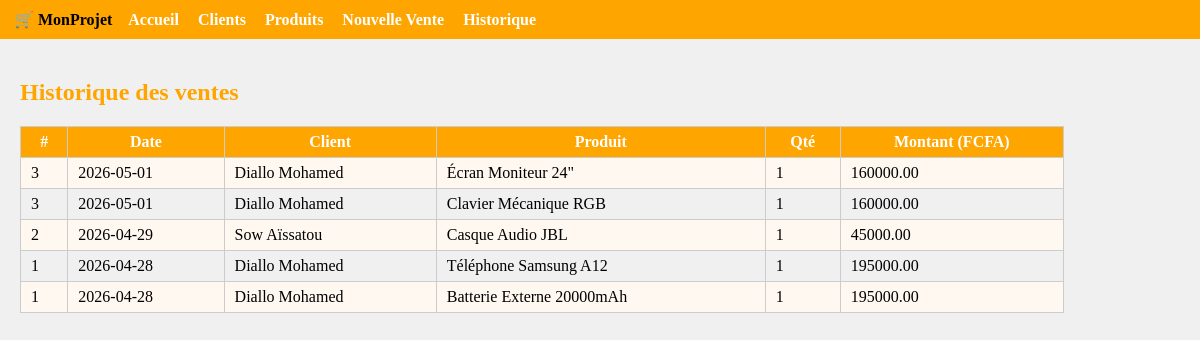
The page /index.php?page=historique on the database its author committed.
### tables this page shows
CREATE TABLE `commandes` (
  `id` int(11) NOT NULL AUTO_INCREMENT,
  `id_client` int(11) NOT NULL,
  `date_cmd` date NOT NULL,
  `montant` decimal(12, 2) NOT NULL,
  `statut` varchar(30) DEFAULT 'En attente',
  `date_creation` timestamp DEFAULT CURRENT_TIMESTAMP,
  PRIMARY KEY (`id`),
  KEY `fk_client` (`id_client`),
  CONSTRAINT `fk_commandes_client` FOREIGN KEY (`id_client`) REFERENCES `clients` (`id`) ON DELETE CASCADE
);

CREATE TABLE `clients` (
  `id` int(11) NOT NULL AUTO_INCREMENT,
  `nom_client` varchar(100) NOT NULL,
  `prenom_client` varchar(100) NOT NULL,
  `age` int(2) DEFAULT NULL,
  `adresse` varchar(150) DEFAULT NULL,
  `ville` varchar(50) DEFAULT NULL,
  `tel` varchar(20) DEFAULT NULL,
  `mail` varchar(100) DEFAULT NULL,
  `date_inscription` timestamp DEFAULT CURRENT_TIMESTAMP,
  PRIMARY KEY (`id`),
  INDEX `idx_nom` (`nom_client`)
);

CREATE TABLE `produits` (
  `id` int(11) NOT NULL AUTO_INCREMENT,
  `nom_produit` varchar(100) NOT NULL,
  `design` varchar(50) DEFAULT NULL,
  `prix_produit` decimal(10, 2) NOT NULL,
  `categorie` varchar(50) DEFAULT NULL,
  `quantite_stock` int(11) DEFAULT 0,
  `date_ajout` timestamp DEFAULT CURRENT_TIMESTAMP,
  PRIMARY KEY (`id`),
  INDEX `idx_categorie` (`categorie`),
  INDEX `idx_nom` (`nom_produit`)
);

CREATE TABLE `details_commande` (
  `id` int(11) NOT NULL AUTO_INCREMENT,
  `id_commande` int(11) NOT NULL,
  `id_produit` int(11) NOT NULL,
  `qte` int(11) NOT NULL,
  `prix` decimal(10, 2) NOT NULL,
  `montant_ligne` decimal(12, 2) GENERATED ALWAYS AS (qte * prix) STORED,
  PRIMARY KEY (`id`),
  KEY `fk_commande` (`id_commande`),
  KEY `fk_produit` (`id_produit`),
  CONSTRAINT `fk_details_commande` FOREIGN KEY (`id_commande`) REFERENCES `commandes` (`id`) ON DELETE CASCADE,
  CONSTRAINT `fk_details_produit` FOREIGN KEY (`id_produit`) REFERENCES `produits` (`id`) ON DELETE RESTRICT
);

### index.php (the view, shortened to what this page needs)
<!DOCTYPE html>
<html>
<head>
</head>
<body>
<div class="menu">
    &nbsp;🛒 <b>MonProjet</b> &nbsp;&nbsp;
    <a href="index.php">Accueil</a>
    <a href="index.php?page=clients">Clients</a>
    <a href="index.php?page=produits">Produits</a>
    <a href="index.php?page=vente">Nouvelle Vente</a>
    <a href="index.php?page=historique">Historique</a>
</div>
<div class="contenu">
<?php
include 'config.php';
$page = isset($_GET['page']) ? $_GET['page'] : 'accueil';
if($page == 'accueil'){
    echo "<h2>Bienvenue</h2>";
    echo "<p>Utilisez le menu en haut pour naviguer.</p>";
    $nb_clients  = mysqli_num_rows(mysqli_query($conn, "SELECT * FROM clients"));
    $nb_produits = mysqli_num_rows(mysqli_query($conn, "SELECT * FROM produits"));
    $nb_ventes   = mysqli_num_rows(mysqli_query($conn, "SELECT * FROM commandes"));
    echo "<p>Nombre de clients : <b>$nb_clients</b></p>";
    echo "<p>Nombre de produits : <b>$nb_produits</b></p>";
    echo "<p>Nombre de ventes : <b>$nb_ventes</b></p>";
}
elseif($page == 'historique'){
    echo "<h2>Historique des ventes</h2>";
    $sql = "SELECT commandes.id, commandes.date_cmd, commandes.montant,
                   clients.nom_client, clients.prenom_client,
                   produits.nom_produit, details_commande.qte
            FROM commandes
            JOIN clients          ON commandes.id_client        = clients.id
            JOIN details_commande ON details_commande.id_commande = commandes.id
            JOIN produits         ON details_commande.id_produit  = produits.id
            ORDER BY commandes.date_cmd DESC";
    $res = mysqli_query($conn, $sql);
    echo "<table>
            <tr>
                <th>#</th>
                <th>Date</th>
                <th>Client</th>
                <th>Produit</th>
                <th>Qté</th>
                <th>Montant (FCFA)</th>
            </tr>";
    while($r = mysqli_fetch_assoc($res)){
        echo "<tr>
                <td>{$r['id']}</td>
                <td>{$r['date_cmd']}</td>
                <td>{$r['nom_client']} {$r['prenom_client']}</td>
                <td>{$r['nom_produit']}</td>
                <td>{$r['qte']}</td>
                <td>{$r['montant']}</td>
              </tr>";
    }
    echo "</table>";
}
?>
</div>
</body>
</html>

### index.php (style rules this page uses)
body { font-family: verdana; background-color: #f0f0f0; margin: 0; padding: 0; }
.menu { background-color: orange; padding: 10px; }
.menu a { color: white; margin-right: 15px; text-decoration: none; font-weight: bold; }
.contenu { padding: 20px; }
h2 { color: orange; }
table { border-collapse: collapse; width: 90%; }
td, th { border: 1px solid #ccc; padding: 6px 10px; }
th { background-color: orange; color: white; }
tr:nth-child(even) { background-color: #fff8f0; }

### rows shown on the page
commandes: id "3", date_cmd "2026-05-01", id_client.nom_client "Diallo", id_client.prenom_client "Mohamed", produits.nom_produit "Écran Moniteur 24\"", details_commande.qte "1", montant "160000.00", produits.nom_produit "Clavier Mécanique RGB"
commandes: id "2", date_cmd "2026-04-29", id_client.nom_client "Sow", id_client.prenom_client "Aïssatou", produits.nom_produit "Casque Audio JBL", details_commande.qte "1", montant "45000.00"
commandes: id "1", date_cmd "2026-04-28", id_client.nom_client "Diallo", id_client.prenom_client "Mohamed", produits.nom_produit "Téléphone Samsung A12", details_commande.qte "1", montant "195000.00", produits.nom_produit "Batterie Externe 20000mAh"
